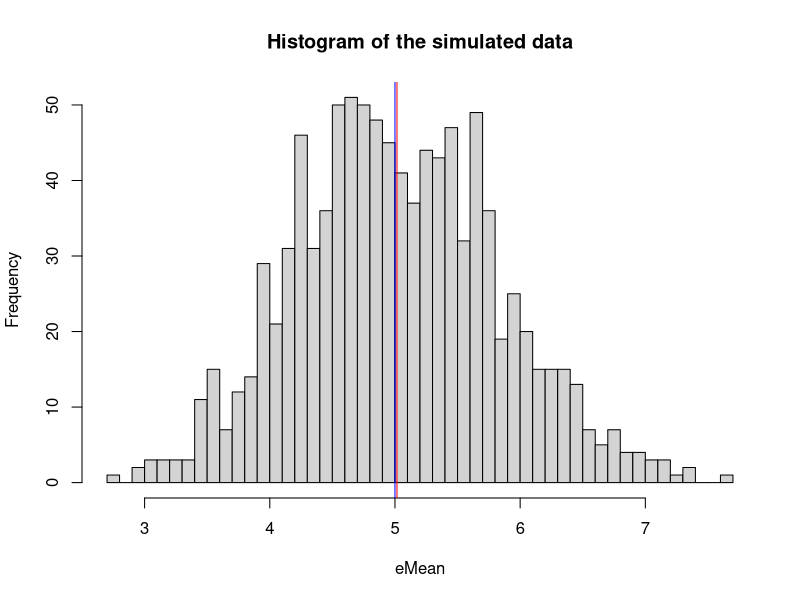
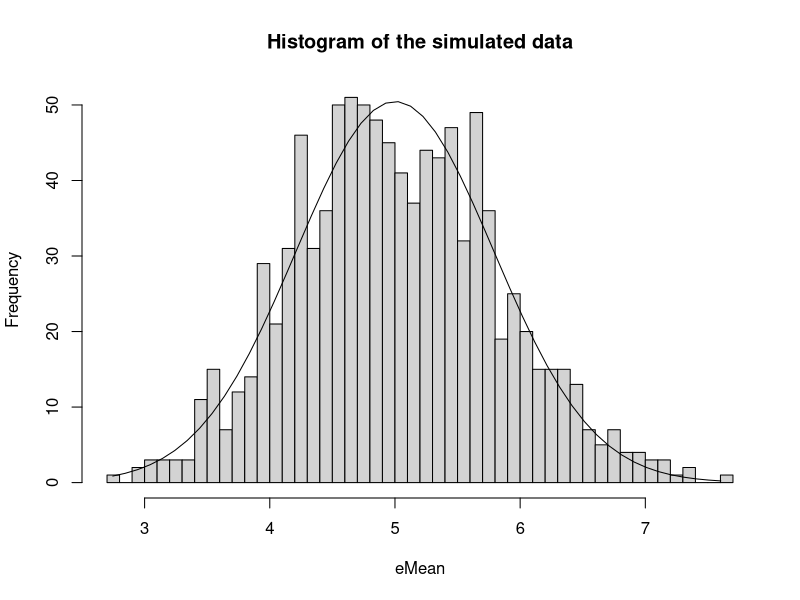

Here is the R script that generated these plots, in order:
## ---- chunk 1
set.seed(240598)

## ---- chunk 2
lambda <- 0.2
n <- 40
nsim <- 1000
## ---- chunk 3
sim <- replicate(nsim, rexp(n, lambda))
eMean <- apply(sim,2,mean)
## ---- chunk 4
sMean <- mean(eMean)
sMean
## ---- chunk 5
tMean <- 1/lambda
tMean
## ---- chunk 6
hist(eMean, breaks = 50, main = "Histogram of the simulated data")
abline(v = sMean, col = "red")
abline(v = tMean, col = "blue")
## ---- chunk 7
sSd <- sd(eMean)
sVar <- sSd^2
sVar
## ---- chunk 8
tSd <- (1/lambda)/sqrt(n)
tVar <- tSd^2
tVar
## ---- chunk 9
hist(eMean, breaks = 50, main = "Histogram of the simulated data")
xfit <- seq(min(eMean),max(eMean), length = 50)
yfit <- dnorm(xfit, mean = tMean, sd = tSd)
lines(xfit, yfit * 100, lty = 1)
